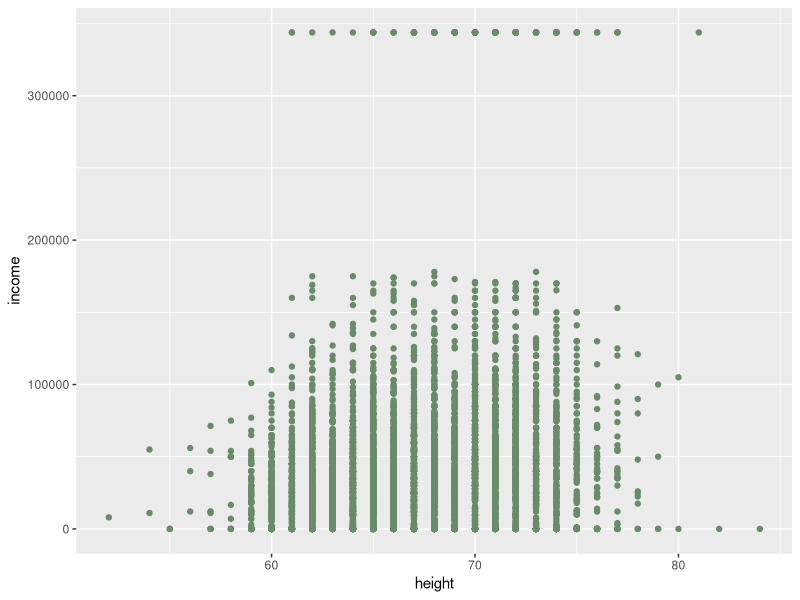
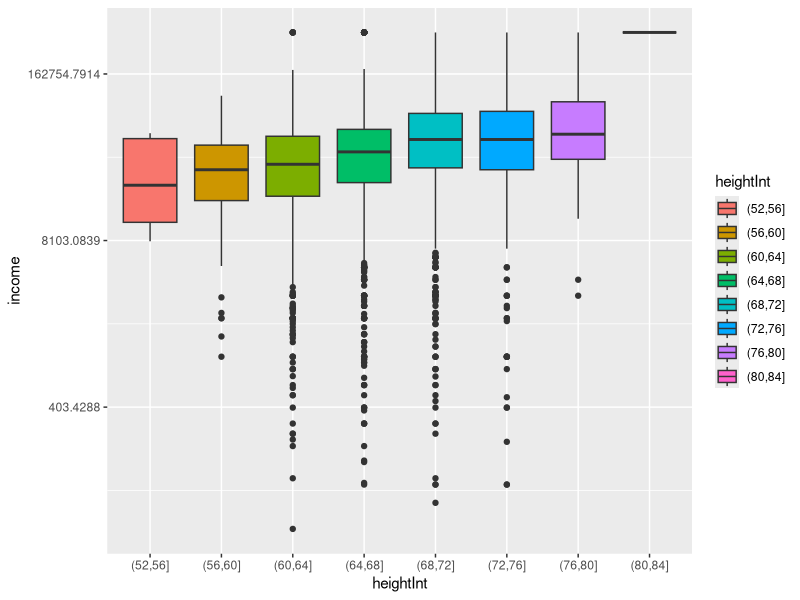
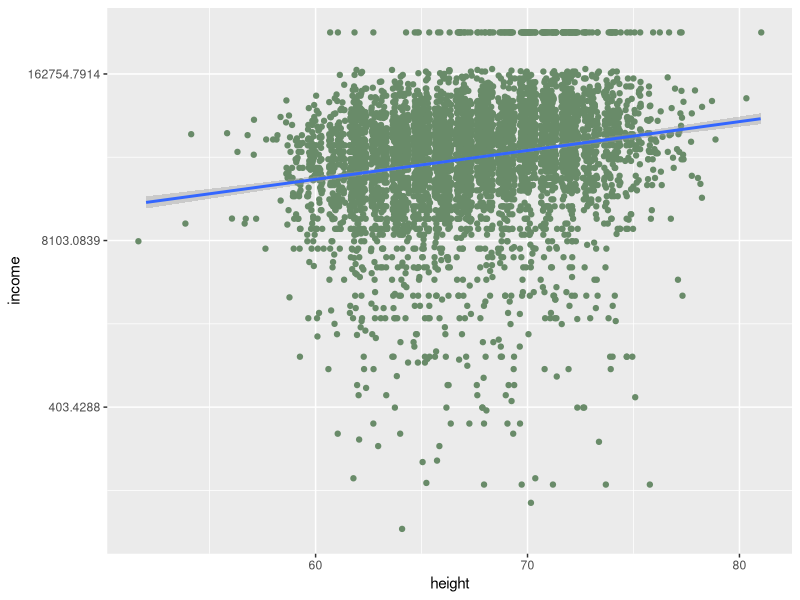
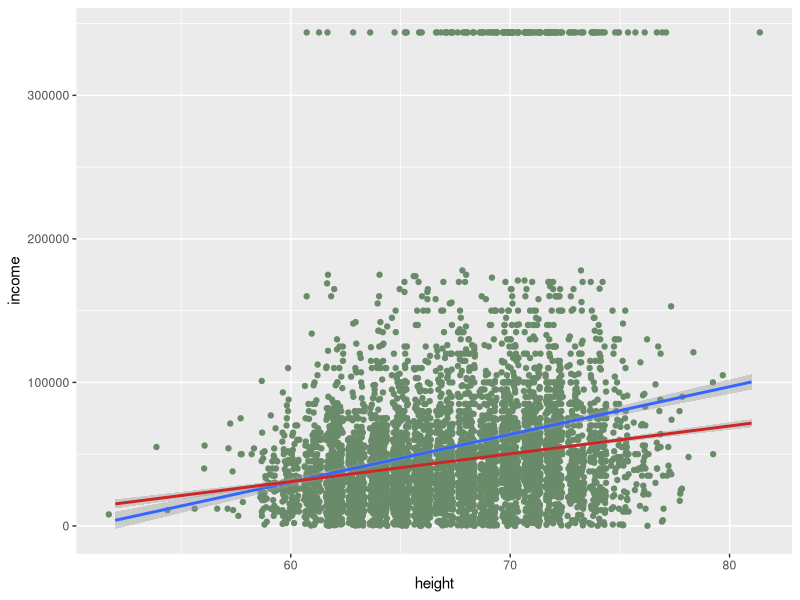
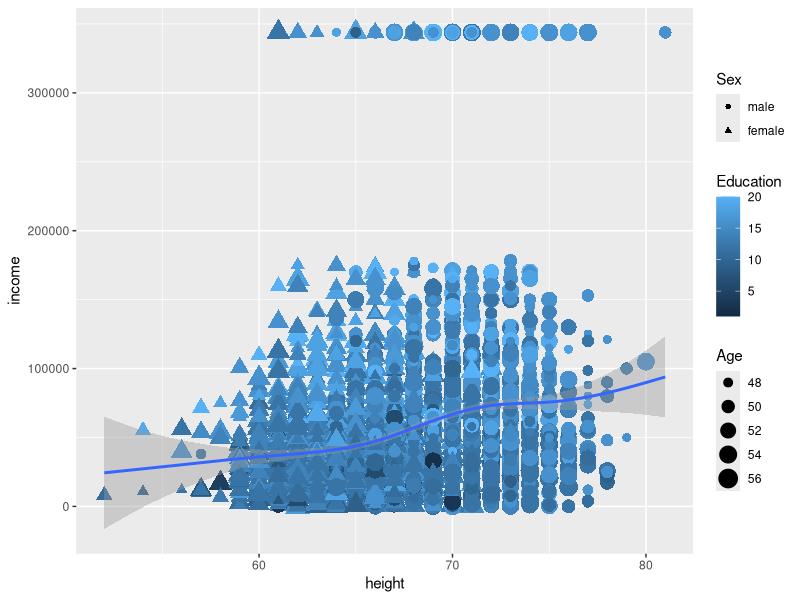
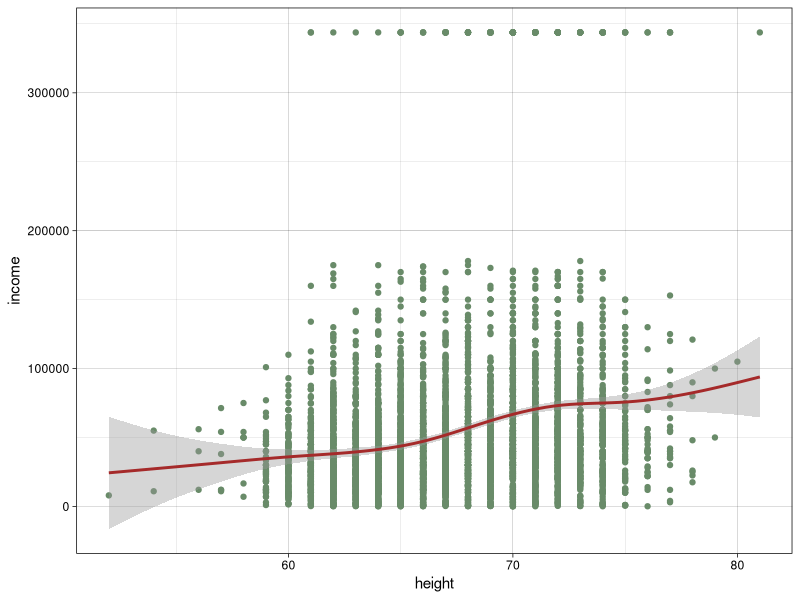
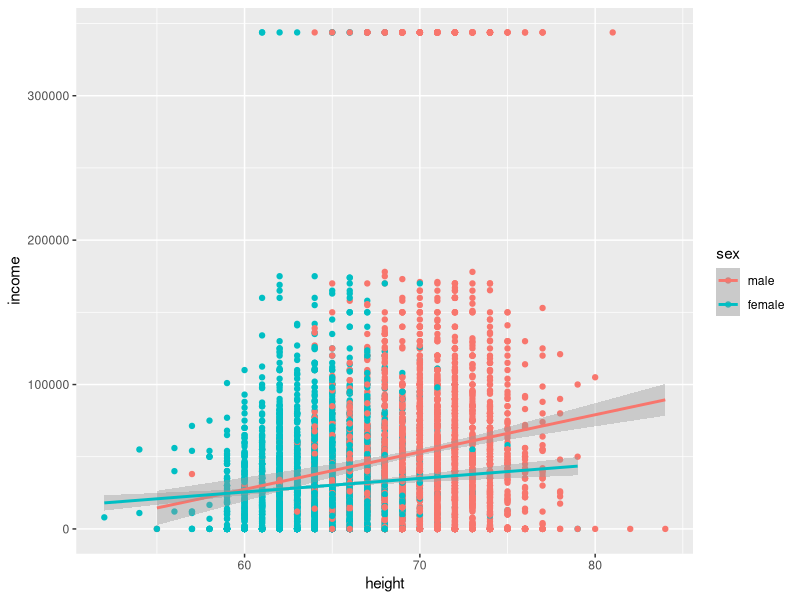
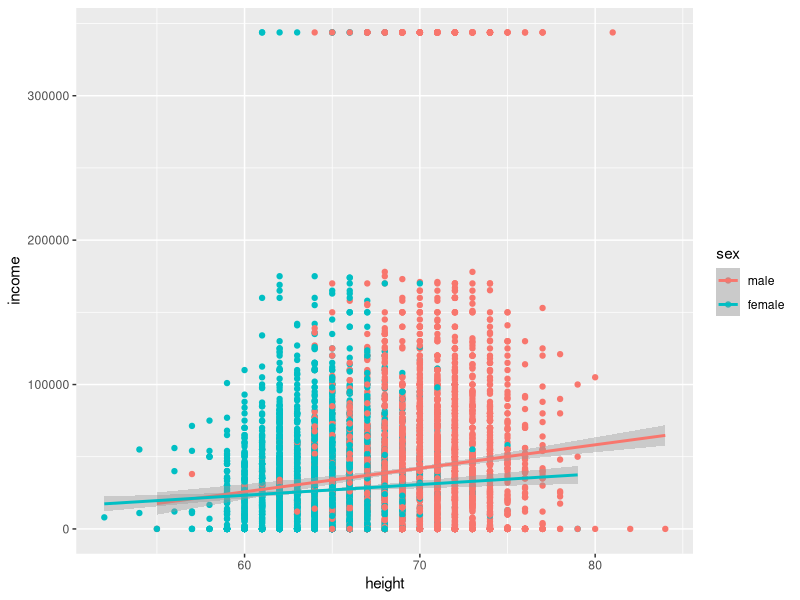

Write the R code that produced these figures, in order.
## ---- chunk 1
library(modelr)
?modelr::heights
x <- modelr::heights
attach(x)
heights$heightInt <- cut(heights$height, breaks = 8)
knitr::kable(summary(heights[,4:9]))
knitr::kable(summary(heights[,5:9]))
knitr::kable(summary(heights[,2]))
options(scipen = 999)
## ---- chunk 2
#install.packages("ggplot2")
library("ggplot2")
ggplot(heights, mapping = aes(x = height, y = income))+geom_point(colour = "darkseagreen4")

## ---- chunk 3
heightsPosInc <- subset(heights, income>0)
ggplot(heightsPosInc, mapping = aes(x = heightInt, y = income, fill = heightInt)) +
  scale_y_continuous(trans = scales::log_trans()) +
  geom_boxplot()
## ---- chunk 4
heightsPosInc <- subset(heights, income>0)
ggplot(heightsPosInc, mapping = aes(x = height, y = income)) +
  scale_y_continuous(trans = scales::log_trans()) +
  geom_point(position = "jitter", colour = "darkseagreen4") +
  geom_smooth(method = "lm")
## ---- chunk 5
heightsPosInc <- subset(heights, income>0)
ggplot(heightsPosInc, mapping = aes(x = height, y = income)) + 
  geom_point(position = "jitter", colour = "darkseagreen4") +
  geom_smooth(method = "lm") +
  geom_smooth(method = MASS::rlm, colour = "firebrick3", se = TRUE)
## ---- chunk 6
summary(lm(income ~ height, data = heights))
## ---- chunk 7
ggplot() + geom_point(data = heightsPosInc, mapping = aes(x = height, y = income, colour = education, size = age, shape = sex)) +
  labs(colour = "Education", size = "Age", shape = "Sex") +
  geom_smooth(data = heightsPosInc, mapping = aes(x = height, y = income))
## ---- chunk 8
ggplot() + geom_point(data = heightsPosInc, mapping = aes(x = height, y = income), col = "darkseagreen4") +
  geom_smooth(data = heightsPosInc, mapping = aes(x = height, y = income), colour = "brown") + 
  theme_linedraw()
## ---- chunk 9
plot1 <- ggplot(data = heights, mapping = aes(x = height, y = income, colour = sex)) +
  geom_point() +
  geom_smooth(method = "lm", se = TRUE)
plot1
## ---- chunk 10
plot2 <- ggplot(data = heights, mapping = aes(x = height, y = income, colour = sex)) +
  geom_point() +
  geom_smooth(method = MASS::rlm, se = TRUE)
plot2
## ---- chunk 11
# install.packages("ggpubr")
library(ggpubr)
ggarrange(plot1, plot2, ncol = 2, nrow = 1, labels = c("Med ekstrempunkt", "Uten ekstrempunkt"))
## ---- chunk 12
ggplot(heightsPosInc, mapping = aes(x = height, y = income, colour = education)) + 
  geom_point(position = "jitter") +
  geom_smooth(method = MASS::rlm) +
  facet_grid(~ sex)
## ---- chunk 13
ggplot(heightsPosInc, mapping = aes(x = height, y = income)) + 
  geom_point(position = "jitter", colour = "darkseagreen4") +
  geom_smooth(method = MASS::rlm, colour = "brown") +
  facet_grid(~ marital)
## ---- chunk 14
heightsPosInc$educationNum <- as.numeric(heightsPosInc$education)
## ---- chunk 15
heightsPosInc$educationInt <- cut(heightsPosInc$educationNum, breaks = 6)
## ---- chunk 16
ggplot(heightsPosInc, mapping = aes(x = height, y = income)) + 
  geom_point(position = "jitter", colour = "darkseagreen4") +
  geom_smooth(method = MASS::rlm, colour = "brown") +
  facet_grid(~ educationInt)
## ---- chunk 17
ggplot(data = heights, mapping = aes(x = height, y = income, colour = sex)) +
  geom_point() +
  geom_smooth(method = MASS::rlm, se = TRUE)
## ---- chunk 18
heightsPosInc$logincome <- log(heightsPosInc$income)
hist(heightsPosInc$logincome, main = "Histogram Inntekt", xlab = "Log Income", ylab = "Antall", col = "darkseagreen4")
## ---- chunk 19
ggplot(data = heightsPosInc) + 
  geom_bar(mapping = aes(x = heightInt, colour =  heightInt))
ggplot(data = heightsPosInc) + 
  geom_bar(mapping = aes(x = heightInt, fill = heightInt))
## ---- chunk 20
ggplot(data = heightsPosInc) + 
  geom_bar(mapping = aes(x = heightInt, fill = sex))
## ---- chunk 21
plot(density(heightsPosInc$logincome), col = "green4", lwd = 3)
